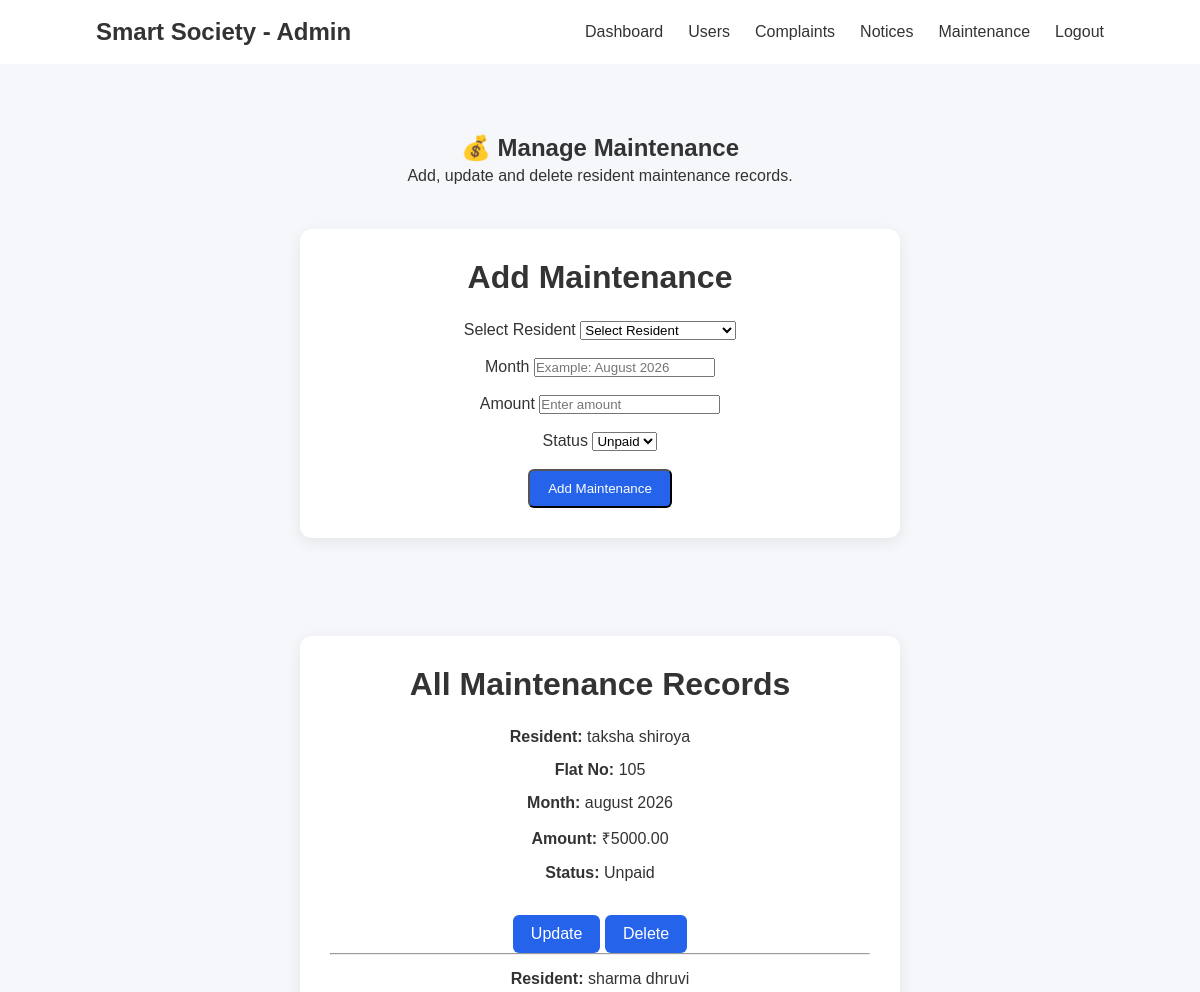
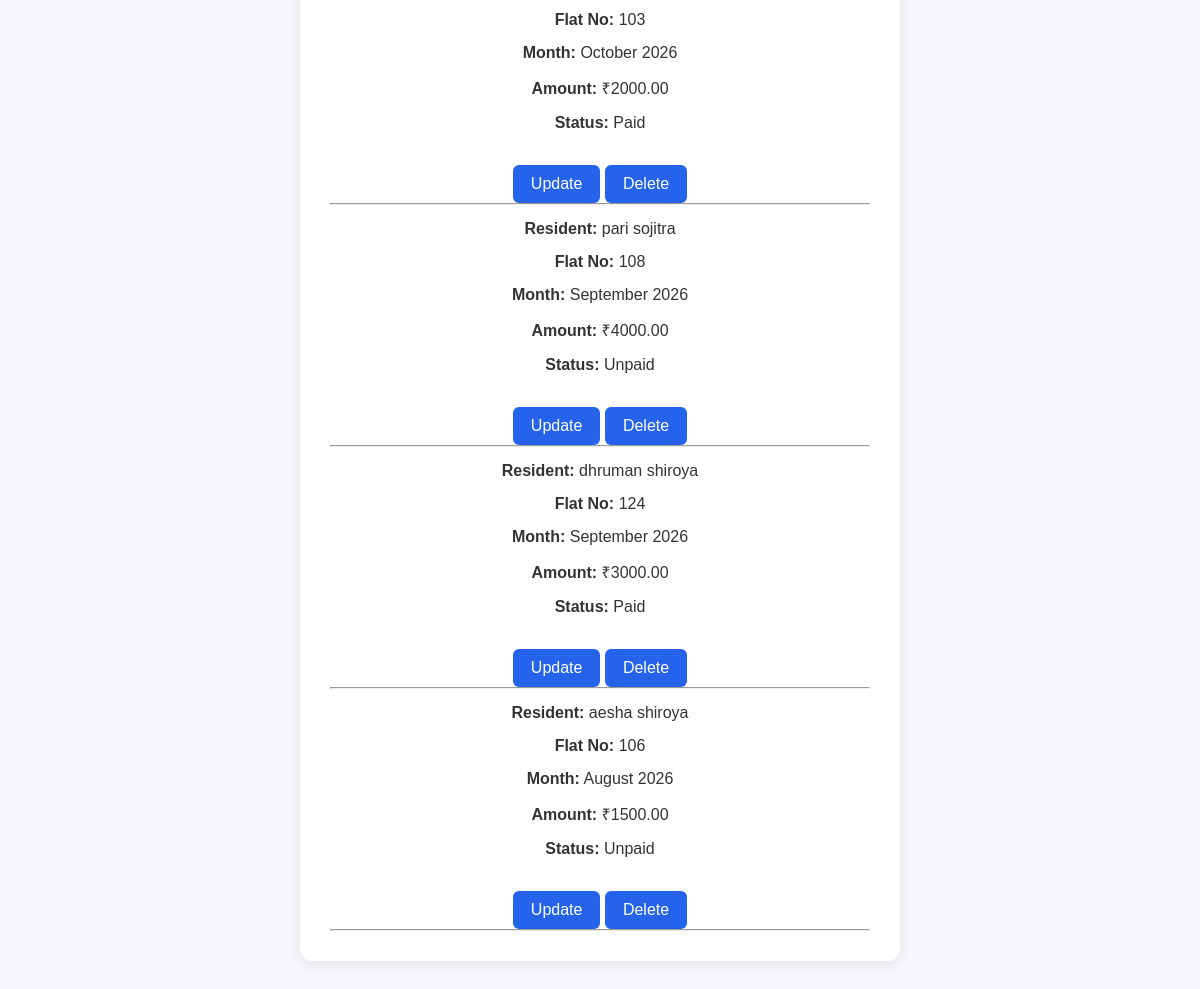
The app's page /society_management/admin/maintenance.php (signed in) with its own data (2 pictures, top to bottom).
### tables this page shows
CREATE TABLE `maintenance` (
  `id` int(11) NOT NULL,
  `user_id` int(11) NOT NULL,
  `month` varchar(20) NOT NULL,
  `amount` decimal(10,2) NOT NULL,
  `status` varchar(20) DEFAULT 'Unpaid'
);

CREATE TABLE `users` (
  `id` int(11) NOT NULL,
  `name` varchar(100) NOT NULL,
  `flat_no` varchar(20) NOT NULL,
  `mobile` varchar(15) NOT NULL,
  `email` varchar(100) NOT NULL,
  `password` varchar(255) NOT NULL
);

### society_management/admin/maintenance.php (the view, shortened to what this page needs)
<?php
include("../includes/db.php");
$edit_maintenance = null;
$user_sql = "SELECT id, name, flat_no FROM users ORDER BY name";
$user_result = mysqli_query($conn, $user_sql);
$sql = "SELECT maintenance.*, users.name, users.flat_no
        FROM maintenance
        INNER JOIN users
        ON maintenance.user_id = users.id
        ORDER BY maintenance.id DESC";
$result = mysqli_query($conn, $sql);
?>
<!DOCTYPE html>
<html lang="en">
<head>
    <link rel="stylesheet"
          href="../css/style.css">
</head>
<body>
<header>
    <nav class="navbar">
        <div class="logo">
            Smart Society - Admin
        </div>
        <ul class="nav-links">
            <li>
                <a href="dashboard.php">
                    Dashboard
                </a>
            </li>
            <li>
                <a href="users.php">
                    Users
                </a>
            </li>
            <li>
                <a href="complaints.php">
                    Complaints
                </a>
            </li>
            <li>
                <a href="notices.php">
                    Notices
                </a>
            </li>
            <li>
                <a href="maintenance.php">
                    Maintenance
                </a>
            </li>
            <li>
                <a href="logout.php">
                    Logout
                </a>
            </li>
        </ul>
    </nav>
</header>
<section class="section">
    <h1>💰 Manage Maintenance</h1>
    <p>
        Add, update and delete resident maintenance records.
    </p>
    <div class="profile-card">
        <?php if ($edit_maintenance != null) { ?>
            <h2>Update Maintenance</h2>
            <form method="POST">
                <input type="hidden"
                       name="id"
                       value="<?php echo $edit_maintenance["id"]; ?>">
                <label>Select Resident</label>
                <select name="user_id" required>
                    <option value="">
                        Select Resident
                    </option>
                    <?php
                    mysqli_data_seek($user_result, 0);
                    while ($user = mysqli_fetch_assoc($user_result)) {
                    ?>
                        <option
                            value="<?php echo $user["id"]; ?>"
                            <?php
                            if ($user["id"] == $edit_maintenance["user_id"]) {
                                echo "selected";
                            }
                            ?>
                        >
                            <?php
                            echo htmlspecialchars($user["name"]);
                            ?>
                            -
                            <?php
                            echo htmlspecialchars($user["flat_no"]);
                            ?>
                        </option>
                    <?php } ?>
                </select>
                <br>
                <br>
                <label>Month</label>
                <input type="text"
                       name="month"
                       value="<?php echo htmlspecialchars($edit_maintenance["month"]); ?>"
                       placeholder="Example: August 2026"
                       required>
                <br>
                <br>
                <label>Amount</label>
                <input type="number"
                       name="amount"
                       value="<?php echo htmlspecialchars($edit_maintenance["amount"]); ?>"
                       required>
                <br>
                <br>
                <label>Status</label>
                <select name="status" required>
                    <option value="Paid"
                        <?php
                        if ($edit_maintenance["status"] == "Paid") {
                            echo "selected";
                        }
                        ?>
                    >
                        Paid
                    </option>
                    <option value="Unpaid"
                        <?php
                        if ($edit_maintenance["status"] == "Unpaid") {
                            echo "selected";
                        }
                        ?>
                    >
                        Unpaid
                    </option>
                </select>
                <br>
                <br>
                <button type="submit"
                        name="update_maintenance"
                        class="btn">
                    Update Maintenance
                </button>
                <a href="maintenance.php"
                   class="btn">
                    Cancel
                </a>
            </form>
        <?php } else { ?>
            <h2>Add Maintenance</h2>
            <form method="POST">
                <label>Select Resident</label>
                <select name="user_id" required>
                    <option value="">
                        Select Resident
                    </option>
                </select>
                <br>
                <br>
                <label>Month</label>
                <input type="text"
                       name="month"
                       placeholder="Example: August 2026"
                       required>
                <br>
                <br>
                <label>Amount</label>
                <input type="number"
                       name="amount"
                       placeholder="Enter amount"
                       required>
                <br>
                <br>
                <label>Status</label>
                <select name="status" required>
                    <option value="Unpaid">
                        Unpaid
                    </option>
                </select>
                <br>
                <br>
                <button type="submit"
                        name="add_maintenance"
                        class="btn">
                    Add Maintenance
                </button>
            </form>
        <?php } ?>
    </div>
    <br>
    <div class="profile-card">
        <h2>All Maintenance Records</h2>
        <?php if (mysqli_num_rows($result) > 0) { ?>
            <?php while ($row = mysqli_fetch_assoc($result)) { ?>
                <div class="maintenance-item">
                    <p>
                        <strong>Resident:</strong>
                        <?php
                        echo htmlspecialchars($row["name"]);
                        ?>
                    </p>
                    <p>
                        <strong>Flat No:</strong>
                        <?php
                        echo htmlspecialchars($row["flat_no"]);
                        ?>
                    </p>
                    <p>
                        <strong>Month:</strong>
                        <?php
                        echo htmlspecialchars($row["month"]);
                        ?>
                    </p>
                    <p>
                        <strong>Amount:</strong>
                        ₹<?php
                        echo htmlspecialchars($row["amount"]);
                        ?>
                    </p>
                    <p>
                        <strong>Status:</strong>
                        <?php
                        echo htmlspecialchars($row["status"]);
                        ?>
                    </p>
                    <br>
                    <a href="maintenance.php?edit=<?php echo $row["id"]; ?>"
                       class="btn">
                        Update
                    </a>
                    <a href="maintenance.php?delete=<?php echo $row["id"]; ?>"
                       class="btn"
                       onclick="return confirm('Are you sure you want to delete this maintenance record?');">
                        Delete
                    </a>
                </div>
                <hr>
            <?php } ?>
        <?php } else { ?>
            <p>
                No maintenance records available.
            </p>
        <?php } ?>
    </div>
</section>
</body>
</html>

### society_management/css/style.css (style rules this page uses)
* { margin: 0; padding: 0; box-sizing: border-box; }
body { font-family: Arial, sans-serif; color: #333; background: #f5f7fa; }
.navbar { display: flex; justify-content: space-between; align-items: center; padding: 18px 8%; background: #ffffff; }
.logo { font-size: 24px; font-weight: bold; }
.nav-links { display: flex; list-style: none; gap: 25px; }
.nav-links a { text-decoration: none; color: #333; font-weight: 500; }
.login-btn, .btn { background: #2563eb; color: white !important; padding: 10px 18px; border-radius: 6px; }
.btn { text-decoration: none; display: inline-block; }
.section { padding: 70px 8%; text-align: center; }
.section h2 { font-size: 32px; margin-bottom: 20px; }
.section > p { max-width: 800px; margin: auto; line-height: 1.7; }
.profile-card { max-width: 600px; margin: 40px auto; background: white; padding: 30px; border-radius: 12px; box-shadow: 0 4px 15px rgba(0, 0, 0, 0.08); }
.profile-card h2 { margin-bottom: 25px; }
.profile-card p { margin: 15px 0; }

### records on screen
maintenance: user.name "taksha shiroya", user.flat_no "105", month "august 2026", amount "5000.00", status "Unpaid"
maintenance: user.name "sharma dhruvi", user.flat_no "103", month "October 2026", amount "2000.00", status "Paid"
maintenance: user.name "pari sojitra", user.flat_no "108", month "September 2026", amount "4000.00", status "Unpaid"
maintenance: user.name "dhruman shiroya", user.flat_no "124", month "September 2026", amount "3000.00", status "Paid"
maintenance: user.name "aesha shiroya", user.flat_no "106", month "August 2026", amount "1500.00", status "Unpaid"
